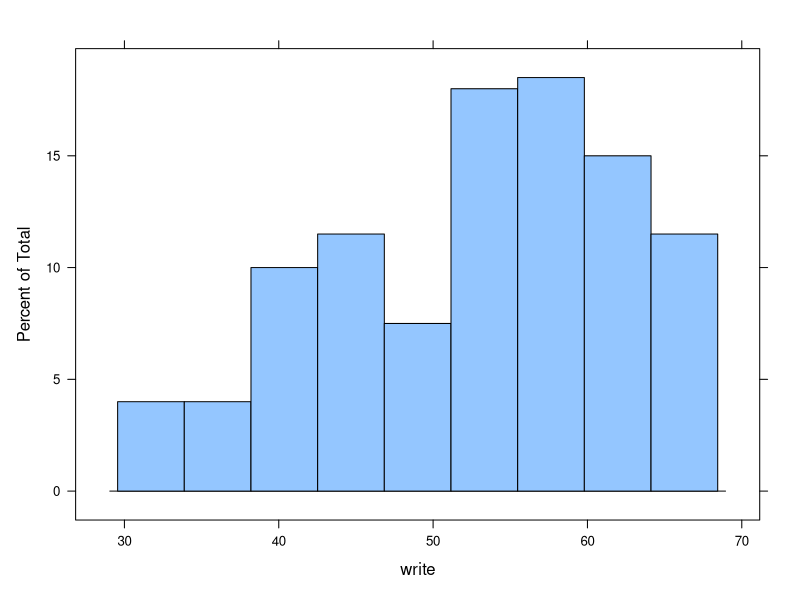
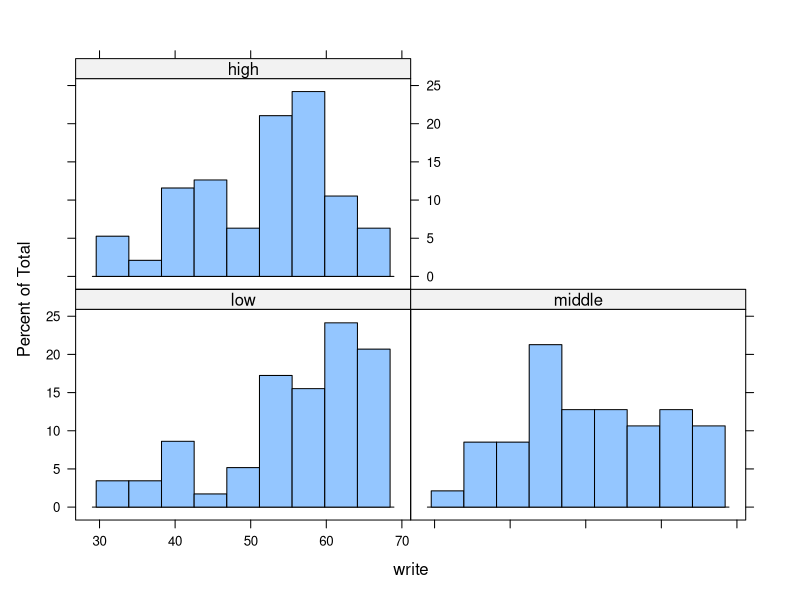
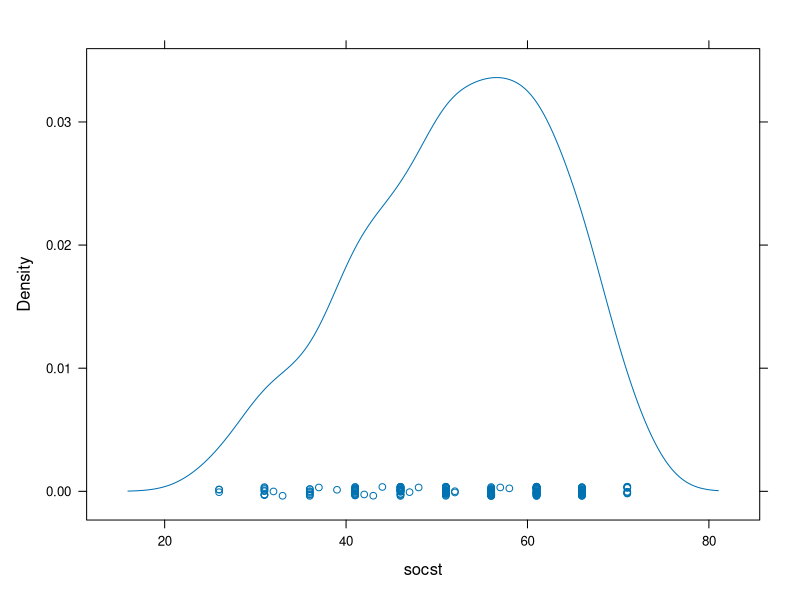
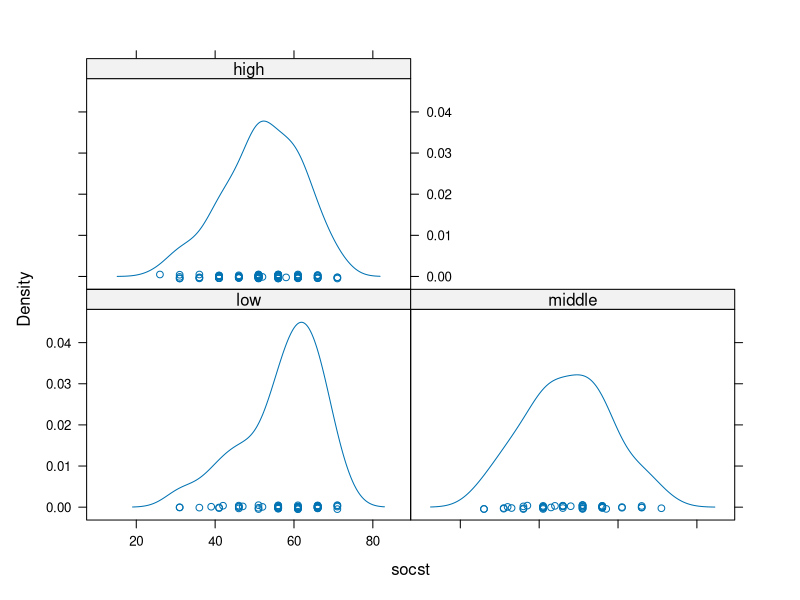
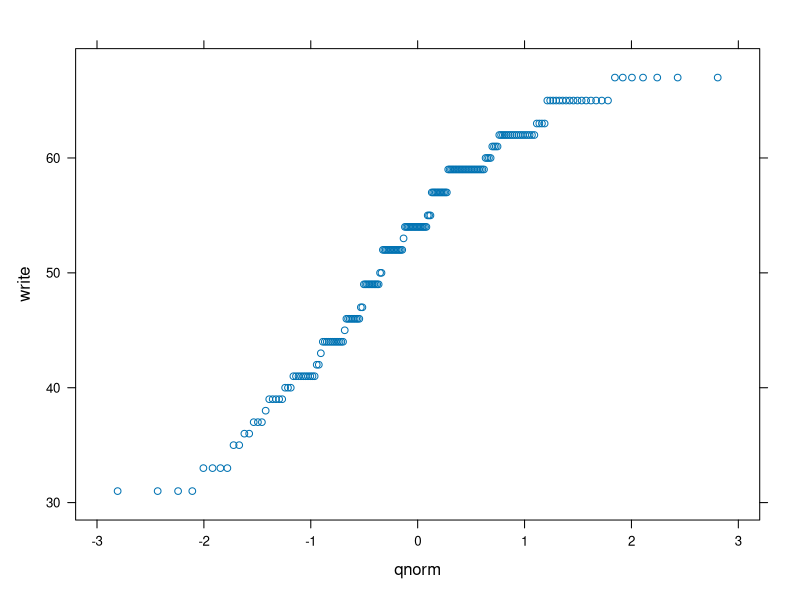
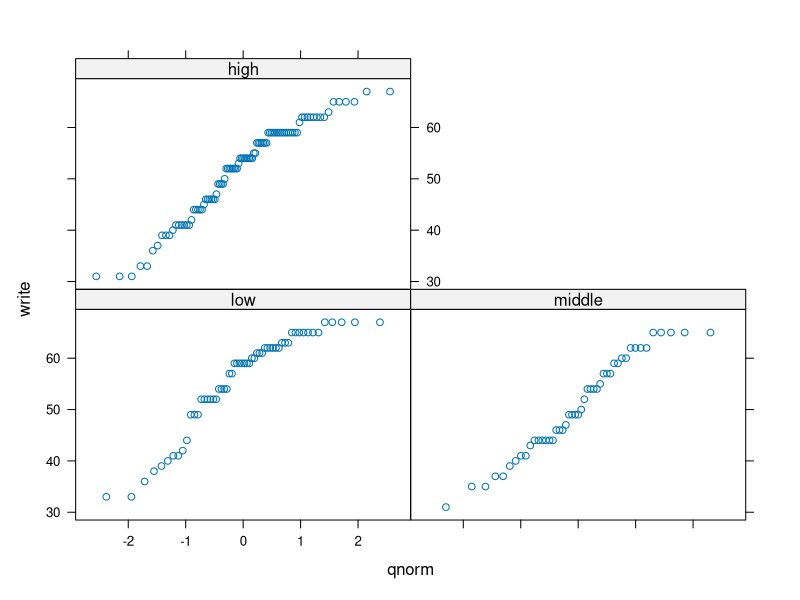
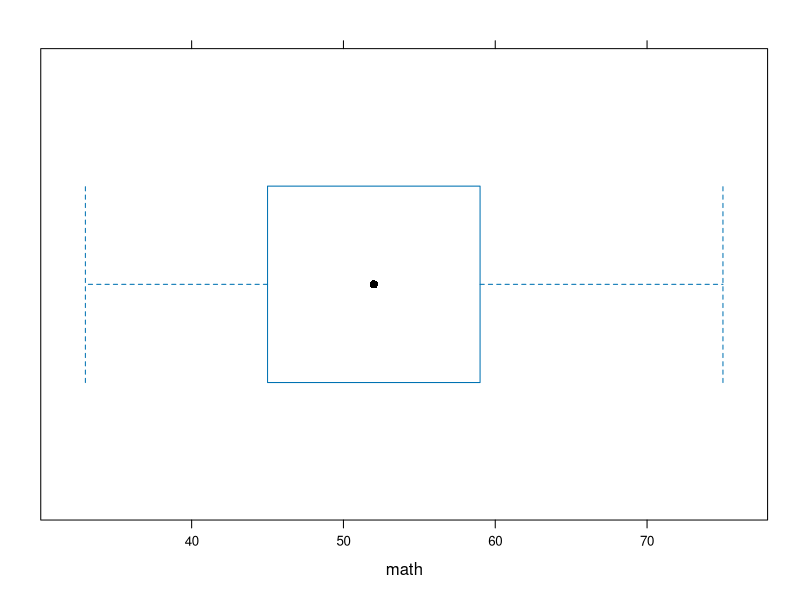
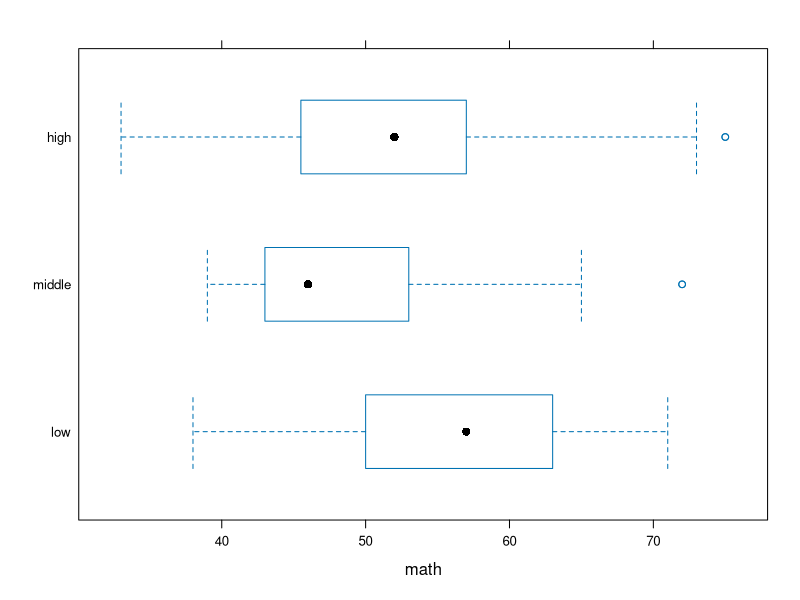

The R script that drew these images, in order:
#Univariate plots

library(lattice)
dataset<-read.csv("dataset_lab2.csv",sep=",",header=TRUE)
dataset$ses_factor=factor(dataset$ses,labels=c("low","middle","high"))

#histogram
histogram(~write,dataset)
histogram(~write|ses_factor,dataset)

#density plot
densityplot(~socst,dataset)
densityplot(~socst|ses_factor,dataset)

#quantile-quantile plot
qqmath(~write,dataset)
qqmath(~write|ses_factor,dataset)

#boxplot
bwplot(~math,dataset)           
bwplot(ses_factor~math,dataset)
